Frame 1 (no input): blank canvas, image omitted
Frame 60 (no input): blank canvas, image omitted
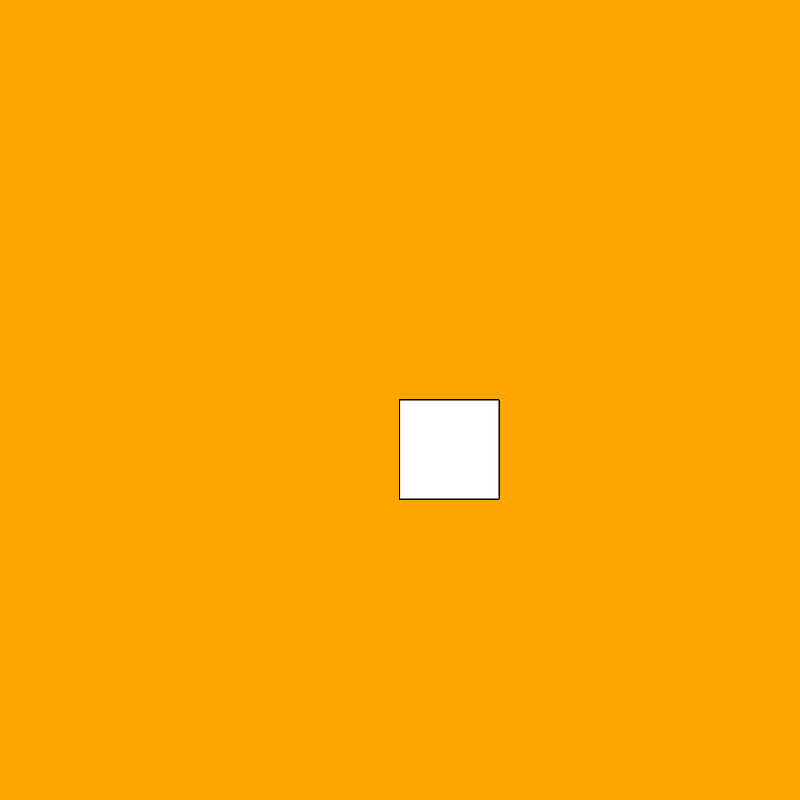
Frame 120 (the mouse pressed at the canvas centre since frame 60)

The p5.js sketch whose frames 1 and 60 were blank and that drew this single picture after the mouse press (run headless with seeded random() and noise() and a simulated clock; from frame 60 on, the mouse is pressed at the canvas centre):

// p5.js sketch
// ── sketch.js
function setup () {
    createCanvas(800, 800);
       background('orange');
        
    }  
   
   function draw() {
   
   stroke('black')
   fill ('white')
   
   if (mouseIsPressed){
       rect(mouseX, mouseY, 99, 99);
    }
   }  
